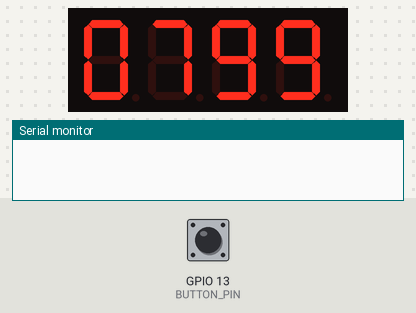
Simulated run of this sketch. Board: ESP32. On the bench: 4-digit seven-segment display, the last lines printed to the serial monitor. Wiring (inferred from the names in the program): 4-digit 7-segment display, segments lit when HIGH: segments GPIO 23, GPIO 22, GPIO 21, GPIO 19, GPIO 18, GPIO 17, GPIO 16; digit selects GPIO 25, GPIO 26, GPIO 27, GPIO 32. The test bench sets the inputs (shaded band); at power-on: GPIO 13 (BUTTON_PIN) HIGH. Random numbers use the default seed unless the sketch sets one; the segment pins are drawn as the display they are named for.

Above: at 3.62 s.
3.7 s: GPIO 13 (BUTTON_PIN) pulled LOW for 0.15 s
At 12.8 s:
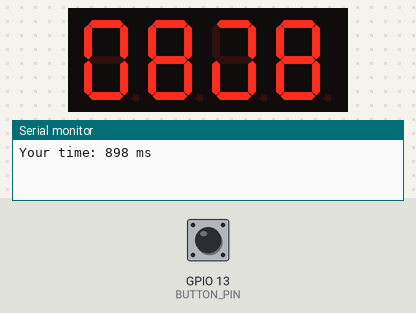
At 14.0 s:
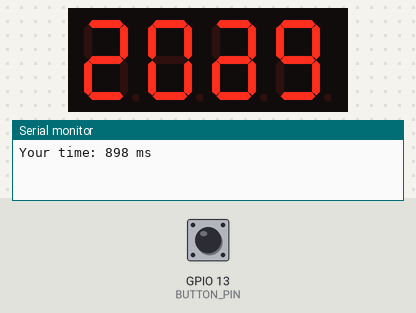
Timing chart, 0 to 15.0 s (numbered marks = the images above; inputs shaded):
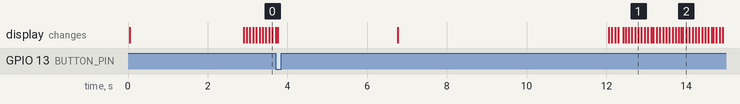

The sketch:

L09_Reaction.ino
```cpp
// Lesson 9: Reaction timer game
// When the numbers start counting, press the button as fast as you can!

const int BUTTON_PIN = 13;
const int segPins[7] = {23, 22, 21, 19, 18, 17, 16};
const int digitPins[4] = {25, 26, 27, 32};

const int digits[10][7] = {
// a  b  c  d  e  f  g
  {1, 1, 1, 1, 1, 1, 0},  // 0
  {0, 1, 1, 0, 0, 0, 0},  // 1
  {1, 1, 0, 1, 1, 0, 1},  // 2
  {1, 1, 1, 1, 0, 0, 1},  // 3
  {0, 1, 1, 0, 0, 1, 1},  // 4
  {1, 0, 1, 1, 0, 1, 1},  // 5
  {1, 0, 1, 1, 1, 1, 1},  // 6
  {1, 1, 1, 0, 0, 0, 0},  // 7
  {1, 1, 1, 1, 1, 1, 1},  // 8
  {1, 1, 1, 1, 0, 1, 1}   // 9
};

void showDigit(int place, int n) {
  for (int d = 0; d < 4; d++) {
    digitalWrite(digitPins[d], HIGH);  // all digits off
  }
  for (int s = 0; s < 7; s++) {
    digitalWrite(segPins[s], digits[n][s]);
  }
  digitalWrite(digitPins[place], LOW);  // this digit on
}

void showNumber(int number) {
  number = constrain(number, 0, 9999);
  int divisor = 1000;
  for (int place = 0; place < 4; place++) {
    showDigit(place, number / divisor % 10);
    delay(2);
    divisor = divisor / 10;
  }
}

void setup() {
  Serial.begin(115200);
  pinMode(BUTTON_PIN, INPUT_PULLUP);
  for (int s = 0; s < 7; s++) {
    pinMode(segPins[s], OUTPUT);
  }
  for (int d = 0; d < 4; d++) {
    pinMode(digitPins[d], OUTPUT);
  }
}

void loop() {
  unsigned long goTime = millis() + random(2000, 6000);
  while (millis() < goTime) {
    showNumber(0);  // get ready...
  }
  while (digitalRead(BUTTON_PIN) == HIGH) {
    showNumber(millis() - goTime);  // GO! count until pressed
  }
  int score = millis() - goTime;
  Serial.print("Your time: ");
  Serial.print(score);
  Serial.println(" ms");
  unsigned long showUntil = millis() + 3000;
  while (millis() < showUntil) {
    showNumber(score);
  }
}
```
